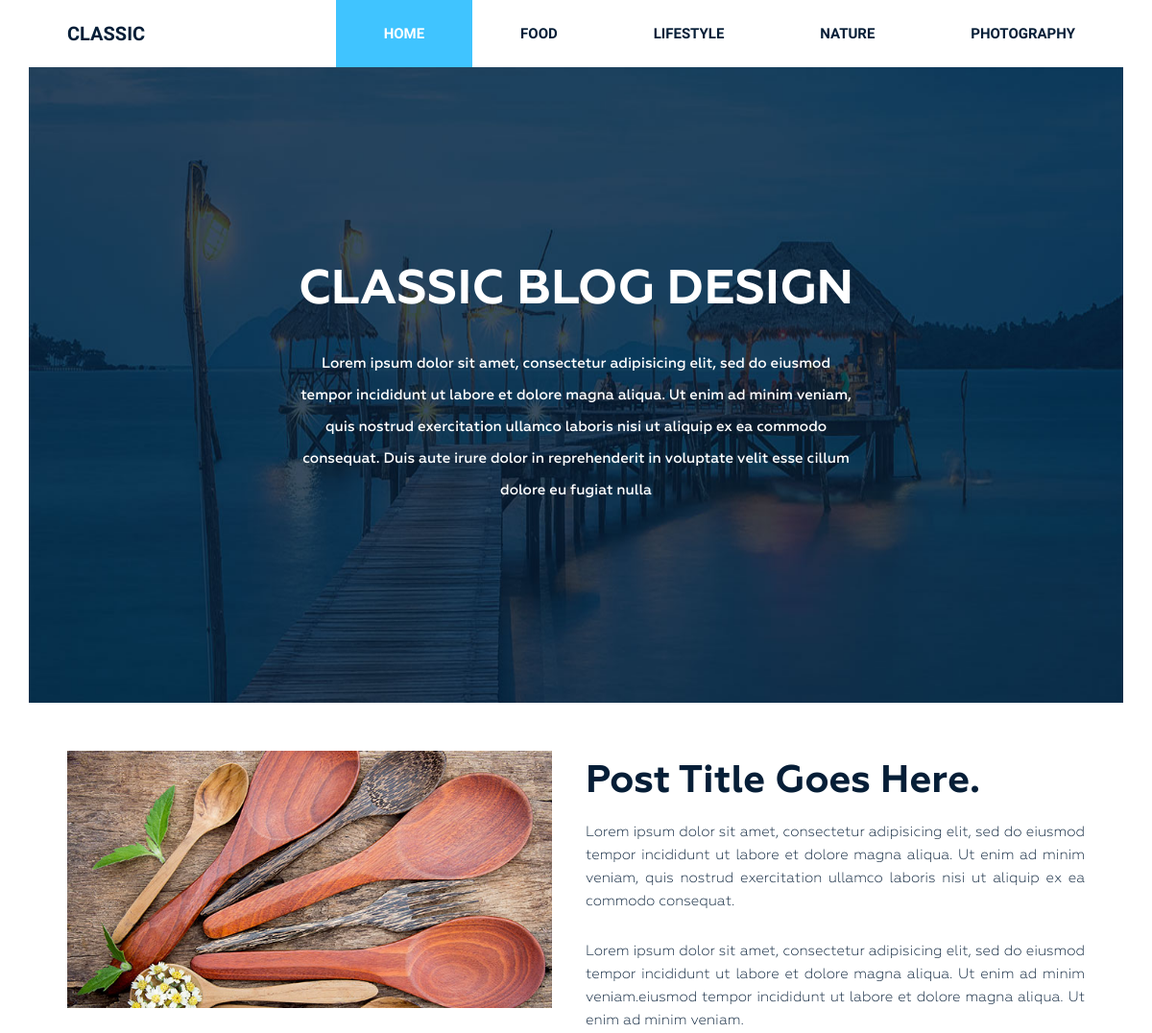
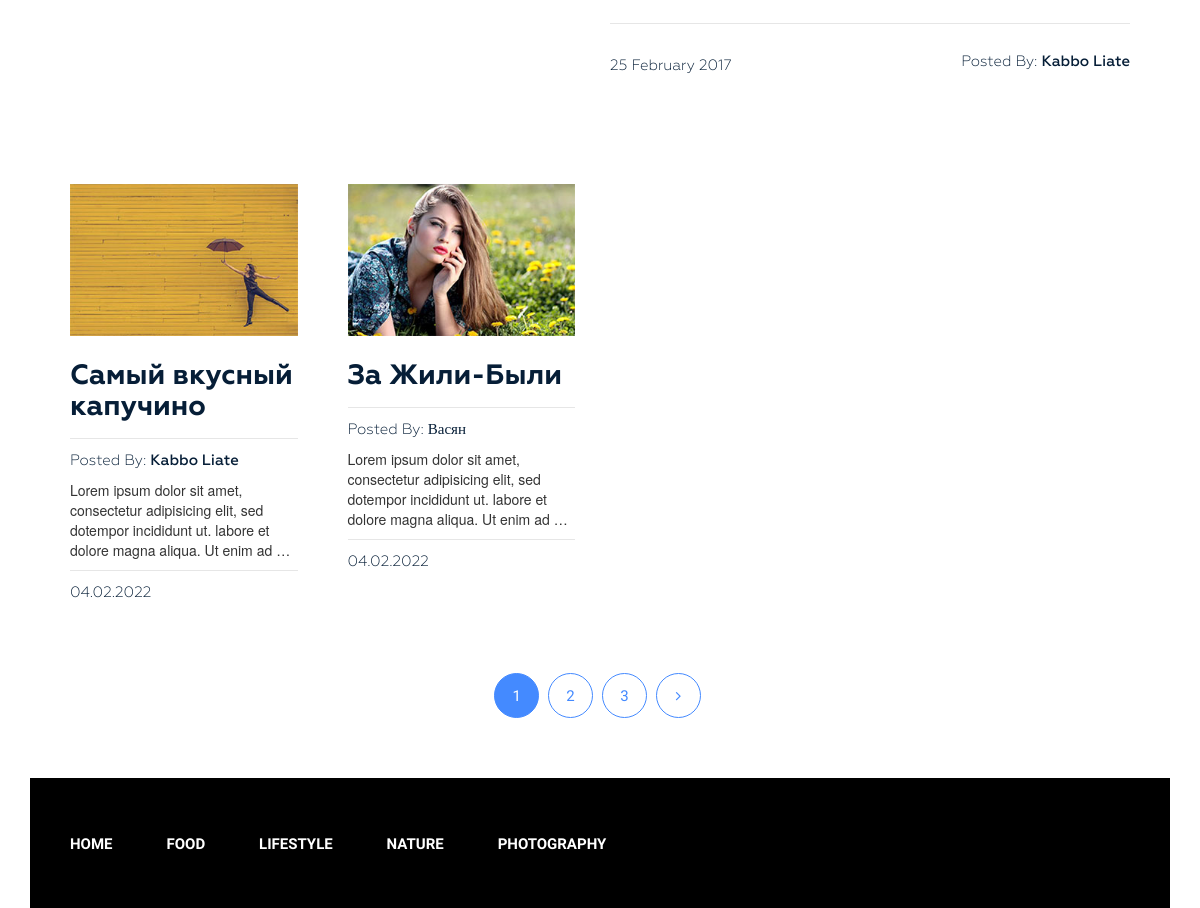
The page / on the database its author committed (2 pictures, top to bottom).
### blog/models.py (models this page shows, shortened)
class Category(models.Model):
    title = models.CharField(max_length=64)
    slug = models.SlugField(max_length=64, verbose_name='Url', unique=True)
    def get_absolute_url(self):
        return reverse('category', kwargs={"slug":self.slug})
    class Meta:
        verbose_name = 'Категория(ю)'
        verbose_name_plural = 'Категории'
        ordering = ['title']

class Post(models.Model):
    title = models.CharField(max_length=64)
    slug = models.SlugField(max_length=64, verbose_name='Url', unique=True)
    author = models.CharField(max_length=64)
    content = models.TextField(blank=True)
    created_at = models.DateTimeField(auto_now_add=True, verbose_name='Опубликовано')
    updated_at = models.DateTimeField(auto_now=True,verbose_name='Последнее обновление')
    photo = models.ImageField(upload_to='photos/%Y/%m/%d/', blank = True)
    views = models.IntegerField(default = 0, verbose_name='Количество просмотров')
    category = models.ForeignKey(Category, on_delete=models.PROTECT, related_name='posts')
    tags = models.ManyToManyField(Tag, blank=True, related_name='posts')
    def get_absolute_url(self):
        return reverse('post', kwargs={"slug": self.slug})
    class Meta:
        verbose_name = 'Статья(ю)'
        verbose_name_plural = 'Статьи'
        ordering = ['-created_at']

### blog/views.py (the view)
# urls.py: 2. Add a URL to urlpatterns:  path('', Home.as_view(), name='home')
class Home(ListView):
    model = Post
    template_name = 'blog/index.html'
    context_object_name = 'posts'
    paginate_by = 2
    def get_context_data(self, *, object_list=None, **kwargs):
        context = super().get_context_data(**kwargs)
        context['title'] = 'Classic Blog Design'
        return context

### blog/templatetags/menu.py (called while the page is built)
@register.inclusion_tag('blog/menu_tpl.html')
def show_menu(menu_class='menu'):
    categories = Category.objects.all()
    return {"categories": categories, "menu_class":menu_class}

### blog/templates/blog/index.html (shortened to what this page needs)
{% extends 'base.html' %}
{% load static %}
{% block content %}
<section class="bg-text-area">
    <div class="container">
        <div class="row">
            <div class="col-md-12">
                <div class="bg-text">
                    <h3>Classic BLOG Design</h3>
                    <p>Lorem ipsum dolor sit amet, consectetur adipisicing elit, sed do eiusmod tempor incididunt ut
                        labore et dolore magna aliqua. Ut enim ad minim veniam, quis nostrud exercitation ullamco
                        laboris nisi ut aliquip ex ea commodo consequat. Duis aute irure dolor in reprehenderit in
                        voluptate velit esse cillum dolore eu fugiat nulla </p>
                </div>
            </div>
        </div>
    </div>
</section>
<section class="blog-post-area">
    <div class="container">
        <div class="row">
            <div class="blog-post-area-style">
                <div class="col-md-12">
                    <div class="single-post-big">
                        <div class="big-image">
                            <img src="{% static 'img/post-image1.jpg' %}" alt="">
                        </div>
                        <div class="big-text">
                            <h3><a href="#">Post Title Goes Here.</a></h3>
                            <p>Lorem ipsum dolor sit amet, consectetur adipisicing elit, sed do eiusmod tempor
                                incididunt ut labore et dolore magna aliqua. Ut enim ad minim veniam, quis nostrud
                                exercitation ullamco laboris nisi ut aliquip ex ea commodo consequat.</p>
                            <p>Lorem ipsum dolor sit amet, consectetur adipisicing elit, sed do eiusmod tempor
                                incididunt ut labore et dolore magna aliqua. Ut enim ad minim veniam.eiusmod tempor
                                incididunt ut labore et dolore magna aliqua. Ut enim ad minim veniam.</p>
                            <h4><span class="date">25 February 2017</span><span class="author">Posted By: <span
                                    class="author-name">Kabbo Liate</span></span>
                            </h4>
                        </div>
                    </div>
                </div>
                {% for post in posts %}
                <div class="col-md-3">
                    <div class="single-post">
                        {% if post.photo %}
                        <img src="{{ post.photo.url }}" alt="{{ post.title }}">
                        {% else %}
                        <img src="https://picsum.photos/id/1060/300/201/?blur=2" alt="{{ post.title }}">
                        {% endif %}
                        <h3><a href="{{ post.get_absolute_url }}">{{ post.title }}</a></h3>
                        <h4><span>Posted By: <span class="author-name">{{ post.author }}</span></span>
                        </h4>
                        {{ post.content|truncatewords_html:20|safe }}
                        <h4><span>{{ post.created_at|date:"d.m.Y" }}</span></h4>
                    </div>
                </div>
                {% endfor %}
            </div>
        </div>
    </div>
    {% if page_obj.has_other_pages %}
    <div class="pegination">
        <div class="nav-links">
            {% for p in page_obj.paginator.page_range %}
                {% if page_obj.number == p %}
                <span class="page-numbers current">{{ p }}</span>
                {% else %}
                <a class="page-numbers" href="?page={{ p }}">{{ p }}</a>
                {% endif %}
            {% endfor %}
           {% if page_obj.has_next %}
            <a class="page-numbers" href="?page={{ page_obj.next_page_number }}"><i class="fa fa-angle-right" aria-hidden="true"></i></a>
            {% endif %}
        </div>
    </div>
    {% endif %}
</section>
{% endblock %}

### blog/static/style.css (style rules this page uses)
.wrapper header.header .menu { margin: 0 }
.wrapper header.header .menu ul { float: right; margin: 0; padding: 0; margin-right: 4px; }
.wrapper header.header .menu ul li { display: inline-block; list-style: outside none none; margin: 0 -4px 0 0; }
.wrapper header.header .menu ul li a { color: rgb(6, 30, 55); font-family: "Raleway", sans-serif; font-size: 15px; font-weight: 600; line-height: 70px; padding: 26px 50px; text-decoration: none; text-transform: uppercase; }
.wrapper header.header .menu ul li.active a { background: #40c4ff; color: #fff; }
.wrapper section.bg-text-area .bg-text { background-image: url(img/bg-iamges.jpg); background-size: 100% 100%; padding: 205px 280px; }
.wrapper section.bg-text-area .bg-text h3 { color: #fff; font-family: Geometria; font-size: 50px; font-weight: 700; text-align: center; text-transform: uppercase; margin: 0; }
.wrapper section.bg-text-area .bg-text p { color: #fff; font-family: Geometria; font-size: 15px; font-weight: 500; line-height: 33px; margin: 32px 0 0; text-align: center; }
section.blog-post-area { margin-top: 50px; }
section.blog-post-area .big-image { float: left; width: 50%; padding-right: 35px; }
section.blog-post-area .big-text { float: right; width: 50%; padding-right: 20px; }
section.blog-post-area img { width: 100%; }
section.blog-post-area .big-text h3 { margin: 10px 0 0; }
section.blog-post-area .big-text h3 a { font-family: Geometria; font-weight: 700; font-size: 40px; color: #061e37; text-decoration: none; }
section.blog-post-area .big-text p { color: #061e37; font-family: Geometria; font-size: 15px; font-weight: 400; line-height: 24px; padding-top: 18px; text-align: justify; text-decoration: none; }
section.blog-post-area .big-text h4 { margin-top: 25px; padding-top: 30px; position: relative; }
section.blog-post-area .big-text h4::before { background: #e6e6e6 none repeat scroll 0 0; content: ""; height: 1px; position: absolute; top: 0; width: 100%; }
section.blog-post-area .single-post { padding-right: 20px; margin: 100px 0px 0px; }
section.blog-post-area h4 span { font-family: Geometria; font-weight: 400; font-size: 15px; color: #061e37; text-decoration: none; }
section.blog-post-area .big-text h4 span.author { float: right }
section.blog-post-area h4 span.author-name { font-weight: 500; }
.blog-post-area .single-post h3 a { font-family: Geometria; font-size: 28px; font-weight: 700; text-decoration: none; color: #061e37; }
.blog-post-area .single-post h4 { margin-bottom: 12px; padding-top: 10px; position: relative; }
.blog-post-area .single-post h4::before { background: #e6e6e6 none repeat scroll 0 0; content: ""; height: 1px; position: absolute; top: 0; width: 100%; }
.blog-post-area .single-post h3 { margin: 25px 0 15px; }
.blog-post-area .pegination { margin-top: 60px; margin-bottom: 60px; }
.blog-post-area .pegination .nav-links { margin: 0; padding: 0; text-align: center; }
.blog-post-area .pegination .nav-links .page-numbers { border: 1px solid #448aff; border-radius: 50%; color: #448aff; display: inline-block; font-family: "Roboto", sans-serif; font-size: 15px; font-weight: 400; height: 45px; line-height: 45px; list-style: outside none none; margin-right: 5px; text-align: center; width: 45px; }
.blog-post-area .blog-post-area-style { margin: 0 20px 0 40px; }
.blog-post-area .pegination .nav-links .page-numbers.current { background: #448aff; color: #fff; }
.blog-post-area .pegination .nav-links a { text-decoration: none; }
.wrapper footer.footer .footer-menu ul { line-height: 130px; margin: 0; padding: 0; }
.wrapper footer.footer .footer-menu ul li { display: inline; list-style: outside none none; margin: 0; padding: 30px 0px; }
.wrapper footer.footer .footer-menu ul li a { color: #fff; font-family: "Raleway", sans-serif; font-size: 15px; font-weight: 600; line-height: 70px; margin-left: 40px; padding: 26px 10px 26px 0; text-decoration: none; text-transform: uppercase; }

### rows shown on the page
Category: title "FOOD"
Category: title "LIFESTYLE"
Category: title "NATURE"
Category: title "PHOTOGRAPHY"
Post: photo (picture), title "Самый вкусный капучино", author "Kabbo Liate", content "Lorem ipsum dolor sit amet, consectetur adipisicing elit, sed dotempor incididunt ut. labore et dolore magna aliqua. Ut enim ad …", created_at "04.02.2022"
Post: photo (picture), title "За Жили-Были", author "Васян", content "Lorem ipsum dolor sit amet, consectetur adipisicing elit, sed dotempor incididunt ut. labore et dolore magna aliqua. Ut enim ad …", created_at "04.02.2022"

### other values the page prints
{{ p }} "1"
{{ p }} "2" "3"
